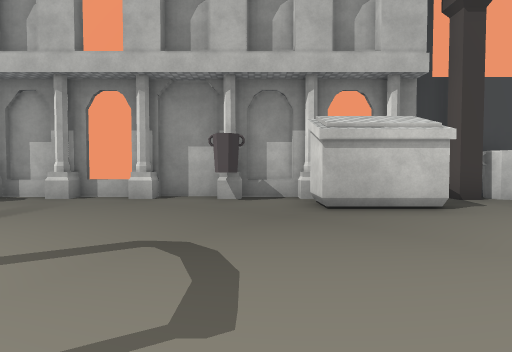
view 1 (above)

16 first-person views from a walk through a 3-D level made in the Unity game engine. The camera is 1.4 m above the floor, tilts 2° down and sees 80° across. The floor is counted in squares, 2 m on a side. Each view is taken from the middle of a square. On the plan, view 1 faces up. The plan holds only what a view shows up to about 10 squares ahead; the rest is blank. The place goes on beyond the plan. Some surface patterns are stand-ins.

view 2
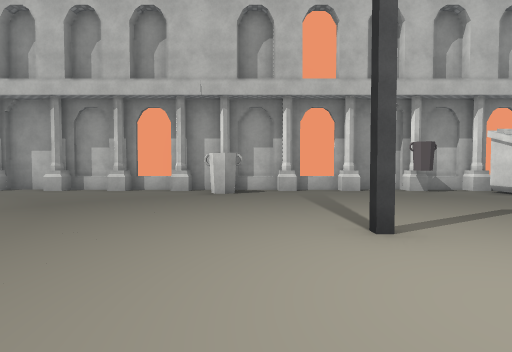

view 3
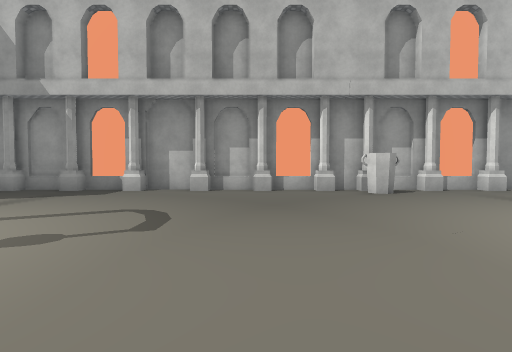

view 4
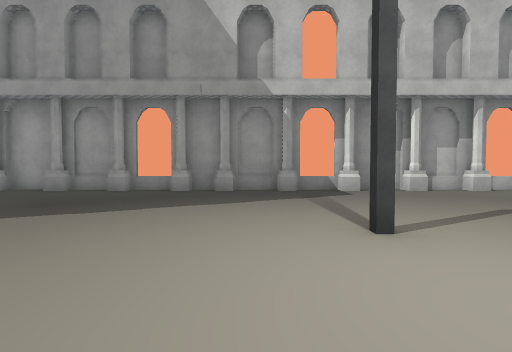

view 5
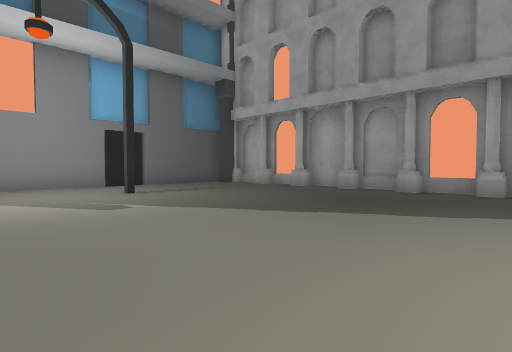

view 6
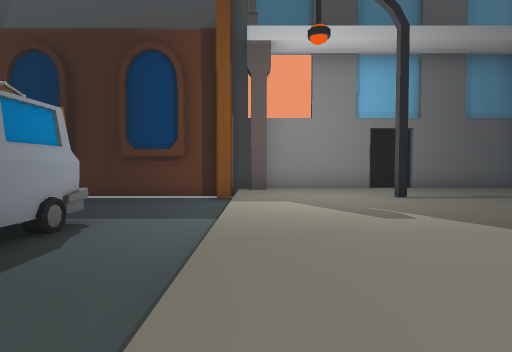

view 7
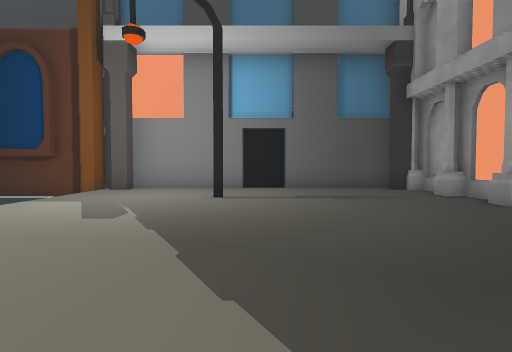

view 8
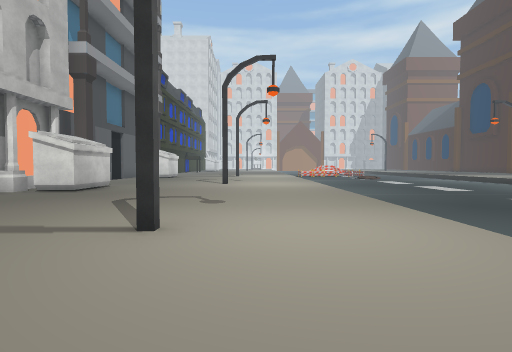

view 9
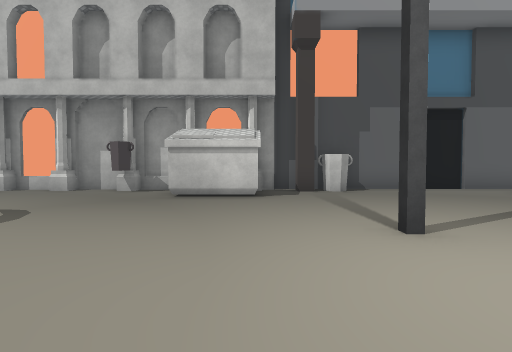

view 10
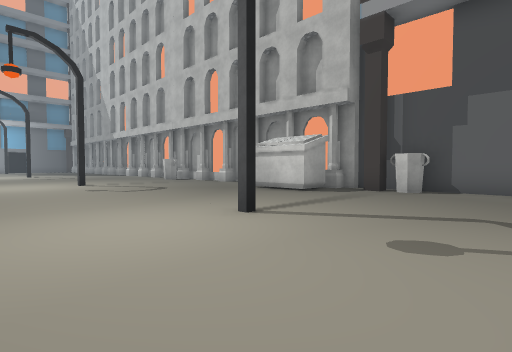

view 11
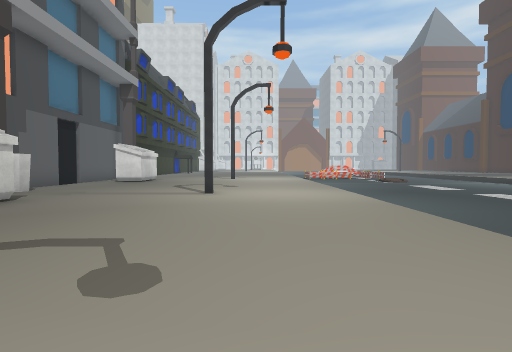

view 12
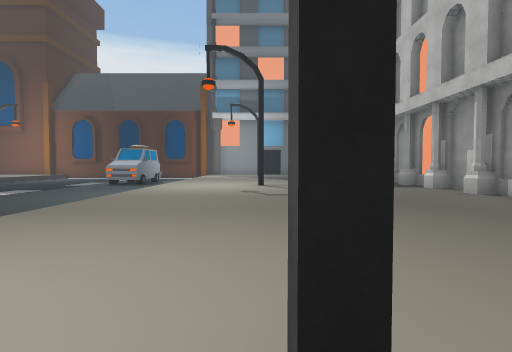

view 13
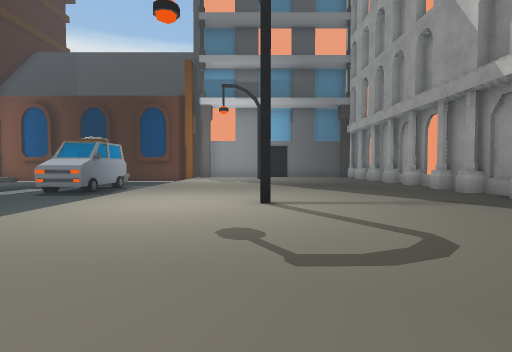

view 14
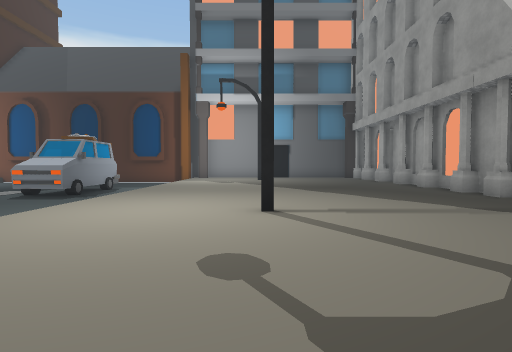

view 15
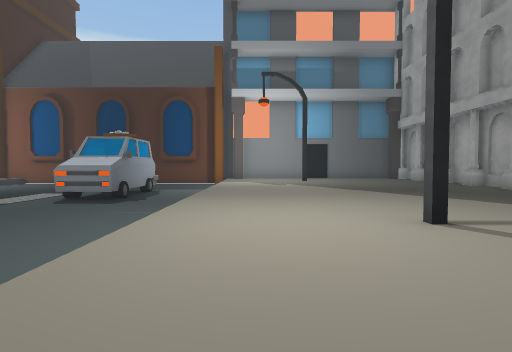

view 16
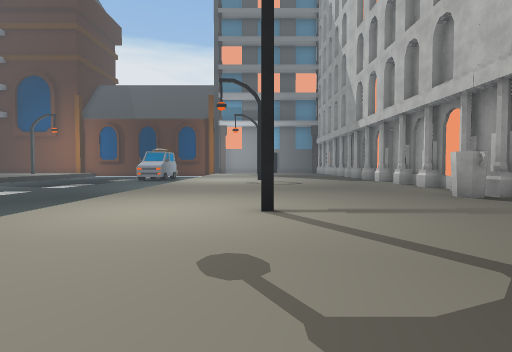

### Floor plan
Key: @ floor where view 1 was taken; # wall or solid block; . floor; v drop or lower ground; B bin; U dumpster; O other object.
Columns run from 27 left of view 1 to 8 right of it. Each row starts with its distance up from view 1.
  7  ###################################
  6 ##...................B....B.UUU.B...
  5 #...........................UUU.....
  4 #...................................
  3 #...................................
  2 #...................................
  1 #..#.........#.........#........#...
  0 #..........................@........
 -1 #...................................
 -2 ##..................................
 -3 #vvvvvvvvvvvvvv
 -4  vvvvvvvvvvvvvvvvvvvvvv vvvvvvvvvvv
 -5  vvvvO##Ovvvvvvvvvvvvv    vvvvvvvvv

Where each view was taken, in squares from view 1:
view 1: 0 up, 0 right, facing up
view 2: 2 down, 5 left, facing up
view 3: 2 down, 9 left, facing up
view 4: 2 down, 15 left, facing up
view 5: 2 down, 16 left, facing up-left
view 6: 2 down, 17 left, facing left
view 7: 2 up, 17 left, facing left
view 8: 0 up, 7 left, facing right
view 9: 2 down, 3 right, facing up
view 10: 2 down, 8 right, facing up-left
view 11: 0 up, 3 left, facing right
view 12: 1 up, 3 left, facing left
view 13: 1 up, 8 left, facing left
view 14: 1 up, 9 left, facing left
view 15: 1 down, 10 left, facing left
view 16: 1 up, 1 right, facing left
